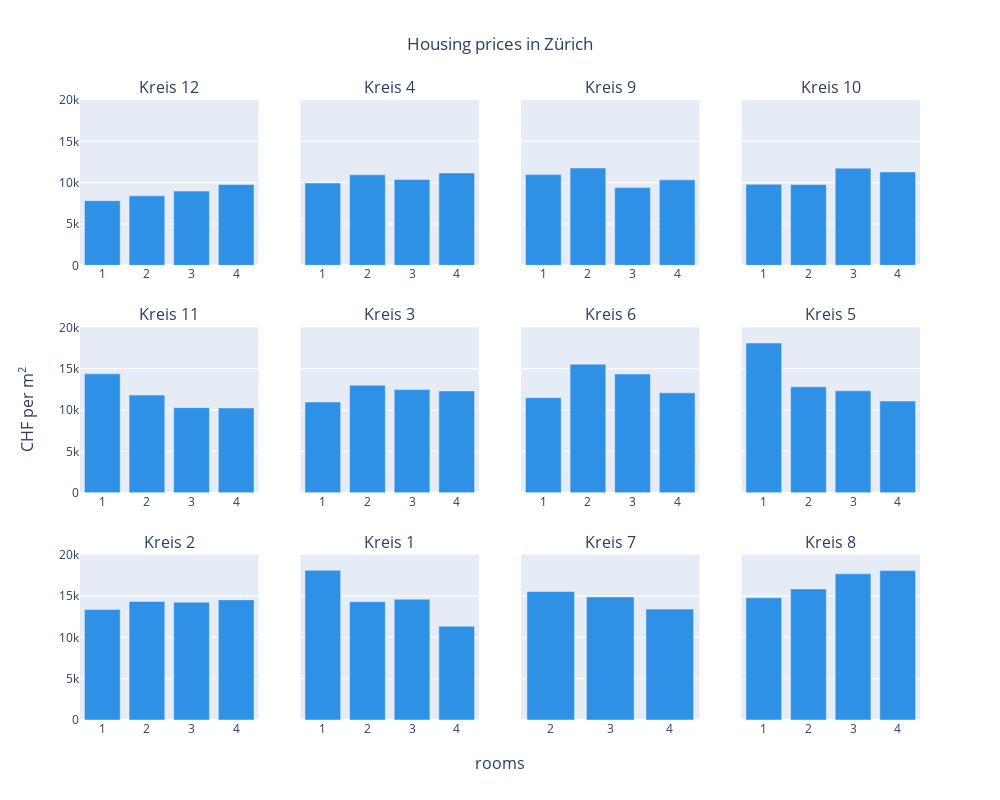

Notebook cell for this chart:
### Code cell
fig = make_subplots(rows=3, cols=4, subplot_titles=plot_df["place"].unique(), shared_yaxes=True, y_title='CHF per m<sup>2</sup>', x_title='rooms', vertical_spacing=0.1)

for i, district in enumerate(plot_df["place"].unique()):
    
    row = i//4 + 1
    col = i%4 + 1
    subset = plot_df[plot_df["place"] == district]
    fig.append_trace(go.Bar(
        x=subset["rooms"],
        y=subset["price"],
        name=district, 
        marker_color=px.colors.qualitative.Dark24[0]
    ), row=row, col=col)

fig.update_layout(height=800, width=1000, title={"text": "Housing prices in Zürich", "x": 0.5}, showlegend=False)
fig.update_yaxes(range=[0,20000])
fig.show()

### Figure 1 — Plotly figure (JSON) as saved in the notebook; plotly's stock layout.template omitted (floating-point values rounded to 4 significant figures)
{"data": [{"marker": {"color": "#2E91E5"}, "name": "Kreis 12", "type": "bar", "x": [1, 2, 3, 4], "xaxis": "x", "y": [7826, 8404, 8987, 9777], "yaxis": "y"}, {"marker": {"color": "#2E91E5"}, "name": "Kreis 4", "type": "bar", "x": [1, 2, 3, 4], "xaxis": "x2", "y": [9955, 10957, 10395, 11176], "yaxis": "y2"}, {"marker": {"color": "#2E91E5"}, "name": "Kreis 9", "type": "bar", "x": [1, 2, 3, 4], "xaxis": "x3", "y": [10976, 11770, 9402, 10338], "yaxis": "y3"}, {"marker": {"color": "#2E91E5"}, "name": "Kreis 10", "type": "bar", "x": [1, 2, 3, 4], "xaxis": "x4", "y": [9808, 9777, 11754, 11296], "yaxis": "y4"}, {"marker": {"color": "#2E91E5"}, "name": "Kreis 11", "type": "bar", "x": [1, 2, 3, 4], "xaxis": "x5", "y": [14375, 11802, 10286, 10242], "yaxis": "y5"}, {"marker": {"color": "#2E91E5"}, "name": "Kreis 3", "type": "bar", "x": [1, 2, 3, 4], "xaxis": "x6", "y": [10963, 12997, 12474, 12308], "yaxis": "y6"}, {"marker": {"color": "#2E91E5"}, "name": "Kreis 6", "type": "bar", "x": [1, 2, 3, 4], "xaxis": "x7", "y": [11490, 15536, 14355, 12077], "yaxis": "y7"}, {"marker": {"color": "#2E91E5"}, "name": "Kreis 5", "type": "bar", "x": [1, 2, 3, 4], "xaxis": "x8", "y": [18103, 12801, 12325, 11081], "yaxis": "y8"}, {"marker": {"color": "#2E91E5"}, "name": "Kreis 2", "type": "bar", "x": [1, 2, 3, 4], "xaxis": "x9", "y": [13381, 14345, 14248, 14531], "yaxis": "y9"}, {"marker": {"color": "#2E91E5"}, "name": "Kreis 1", "type": "bar", "x": [1, 2, 3, 4], "xaxis": "x10", "y": [18103, 14308, 14615, 11347], "yaxis": "y10"}, {"marker": {"color": "#2E91E5"}, "name": "Kreis 7", "type": "bar", "x": [2, 3, 4], "xaxis": "x11", "y": [15540, 14888, 13415], "yaxis": "y11"}, {"marker": {"color": "#2E91E5"}, "name": "Kreis 8", "type": "bar", "x": [1, 2, 3, 4], "xaxis": "x12", "y": [14790, 15857, 17687, 18078], "yaxis": "y12"}], "layout": {"annotations": [{"font": {"size": 16}, "showarrow": false, "text": "Kreis 12", "x": 0.1062, "xanchor": "center", "xref": "paper", "y": 1, "yanchor": "bottom", "yref": "paper"}, {"font": {"size": 16}, "showarrow": false, "text": "Kreis 4", "x": 0.3688, "xanchor": "center", "xref": "paper", "y": 1, "yanchor": "bottom", "yref": "paper"}, {"font": {"size": 16}, "showarrow": false, "text": "Kreis 9", "x": 0.6313, "xanchor": "center", "xref": "paper", "y": 1, "yanchor": "bottom", "yref": "paper"}, {"font": {"size": 16}, "showarrow": false, "text": "Kreis 10", "x": 0.8938, "xanchor": "center", "xref": "paper", "y": 1, "yanchor": "bottom", "yref": "paper"}, {"font": {"size": 16}, "showarrow": false, "text": "Kreis 11", "x": 0.1062, "xanchor": "center", "xref": "paper", "y": 0.6333, "yanchor": "bottom", "yref": "paper"}, {"font": {"size": 16}, "showarrow": false, "text": "Kreis 3", "x": 0.3688, "xanchor": "center", "xref": "paper", "y": 0.6333, "yanchor": "bottom", "yref": "paper"}, {"font": {"size": 16}, "showarrow": false, "text": "Kreis 6", "x": 0.6313, "xanchor": "center", "xref": "paper", "y": 0.6333, "yanchor": "bottom", "yref": "paper"}, {"font": {"size": 16}, "showarrow": false, "text": "Kreis 5", "x": 0.8938, "xanchor": "center", "xref": "paper", "y": 0.6333, "yanchor": "bottom", "yref": "paper"}, {"font": {"size": 16}, "showarrow": false, "text": "Kreis 2", "x": 0.1062, "xanchor": "center", "xref": "paper", "y": 0.2667, "yanchor": "bottom", "yref": "paper"}, {"font": {"size": 16}, "showarrow": false, "text": "Kreis 1", "x": 0.3688, "xanchor": "center", "xref": "paper", "y": 0.2667, "yanchor": "bottom", "yref": "paper"}, {"font": {"size": 16}, "showarrow": false, "text": "Kreis 7", "x": 0.6313, "xanchor": "center", "xref": "paper", "y": 0.2667, "yanchor": "bottom", "yref": "paper"}, {"font": {"size": 16}, "showarrow": false, "text": "Kreis 8", "x": 0.8938, "xanchor": "center", "xref": "paper", "y": 0.2667, "yanchor": "bottom", "yref": "paper"}, {"font": {"size": 16}, "showarrow": false, "text": "rooms", "x": 0.5, "xanchor": "center", "xref": "paper", "y": 0, "yanchor": "top", "yref": "paper", "yshift": -30}, {"font": {"size": 16}, "showarrow": false, "text": "CHF per m<sup>2</sup>", "textangle": -90, "x": 0, "xanchor": "right", "xref": "paper", "xshift": -40, "y": 0.5, "yanchor": "middle", "yref": "paper"}], "height": 800, "showlegend": false, "title": {"text": "Housing prices in Zürich", "x": 0.5}, "width": 1000, "xaxis": {"anchor": "y", "domain": [0, 0.2125]}, "xaxis10": {"anchor": "y10", "domain": [0.2625, 0.475]}, "xaxis11": {"anchor": "y11", "domain": [0.525, 0.7375]}, "xaxis12": {"anchor": "y12", "domain": [0.7875, 1]}, "xaxis2": {"anchor": "y2", "domain": [0.2625, 0.475]}, "xaxis3": {"anchor": "y3", "domain": [0.525, 0.7375]}, "xaxis4": {"anchor": "y4", "domain": [0.7875, 1]}, "xaxis5": {"anchor": "y5", "domain": [0, 0.2125]}, "xaxis6": {"anchor": "y6", "domain": [0.2625, 0.475]}, "xaxis7": {"anchor": "y7", "domain": [0.525, 0.7375]}, "xaxis8": {"anchor": "y8", "domain": [0.7875, 1]}, "xaxis9": {"anchor": "y9", "domain": [0, 0.2125]}, "yaxis": {"anchor": "x", "domain": [0.7333, 1], "range": [0, 20000]}, "yaxis10": {"anchor": "x10", "domain": [0, 0.2667], "matches": "y9", "range": [0, 20000], "showticklabels": false}, "yaxis11": {"anchor": "x11", "domain": [0, 0.2667], "matches": "y9", "range": [0, 20000], "showticklabels": false}, "yaxis12": {"anchor": "x12", "domain": [0, 0.2667], "matches": "y9", "range": [0, 20000], "showticklabels": false}, "yaxis2": {"anchor": "x2", "domain": [0.7333, 1], "matches": "y", "range": [0, 20000], "showticklabels": false}, "yaxis3": {"anchor": "x3", "domain": [0.7333, 1], "matches": "y", "range": [0, 20000], "showticklabels": false}, "yaxis4": {"anchor": "x4", "domain": [0.7333, 1], "matches": "y", "range": [0, 20000], "showticklabels": false}, "yaxis5": {"anchor": "x5", "domain": [0.3667, 0.6333], "range": [0, 20000]}, "yaxis6": {"anchor": "x6", "domain": [0.3667, 0.6333], "matches": "y5", "range": [0, 20000], "showticklabels": false}, "yaxis7": {"anchor": "x7", "domain": [0.3667, 0.6333], "matches": "y5", "range": [0, 20000], "showticklabels": false}, "yaxis8": {"anchor": "x8", "domain": [0.3667, 0.6333], "matches": "y5", "range": [0, 20000], "showticklabels": false}, "yaxis9": {"anchor": "x9", "domain": [0, 0.2667], "range": [0, 20000]}}}
